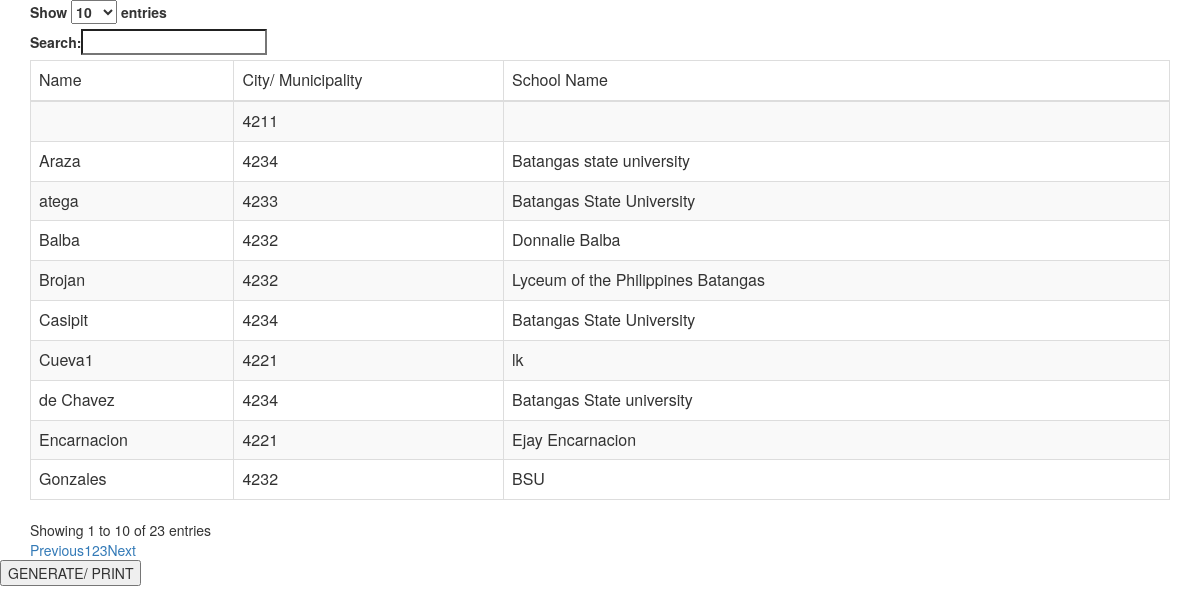
Screenshot of /dashboard/tab.php with the database file from the repository.
### tables this page shows
CREATE TABLE `userinfo` (
  `infoID` int(11) NOT NULL,
  `userID` int(11) NOT NULL,
  `profPic` varchar(255) NOT NULL,
  `first_name` varchar(255) NOT NULL,
  `middle_name` varchar(255) NOT NULL,
  `last_name` varchar(255) NOT NULL,
  `suffix` varchar(255) NOT NULL,
  `bday` date NOT NULL,
  `bplace` varchar(255) NOT NULL,
  `age` int(11) NOT NULL,
  `sex` varchar(255) NOT NULL,
  `num` bigint(20) NOT NULL,
  `category` varchar(255) NOT NULL,
  `house_Add` varchar(255) NOT NULL,
  `brgy` varchar(255) NOT NULL,
  `city` varchar(255) NOT NULL,
  `province` varchar(255) NOT NULL,
  `program` varchar(255) NOT NULL,
  `year_lvl` varchar(255) NOT NULL,
  `units` int(11) NOT NULL,
  `exp_grad` int(50) NOT NULL,
  `graduating` varchar(50) NOT NULL,
  `sch_name` varchar(255) NOT NULL,
  `sch_add` varchar(255) NOT NULL,
  `date_updated` date NOT NULL DEFAULT current_timestamp()
);

### dashboard/tab.php (the view, shortened to what this page needs)
<?php
require_once 'includes/db_user.php';
$query ="SELECT * FROM userinfo ORDER BY userID DESC";
$result = mysqli_query($conn, $query);
 ?>
           <link rel="stylesheet" href="https://maxcdn.bootstrapcdn.com/bootstrap/3.3.6/css/bootstrap.min.css" />
           <link rel="stylesheet" href="https://cdn.datatables.net/1.10.12/css/dataTables.bootstrap.min.css" />
           <div class="container">
                <div class="table-responsive">
                     <table id="summaryData" class="table table-striped table-bordered">
                          <thead>
                               <tr>
                                    <td>Name</td>
                                    <td>City/ Municipality</td>
                                    <td>School Name</td>
                               </tr>
                          </thead>
                          <?php
                          while($row = mysqli_fetch_array($result))
                          {
                               echo '
                               <tr>
                                    <td>'.$row["last_name"].'</td>
                                    <td>'.$row["city"].'</td>
                                    <td>'.$row["sch_name"].'</td>
                               </tr>
                               ';
                          }
                          ?>
                     </table>
                </div>
           </div>
      </body>
 </html>
 <button type="submit" onclick="tableToExcel()">GENERATE/ PRINT</button><BR><BR>

### rows the page displays
userinfo: last_name "Cueva1", city "4221", sch_name "lk"
userinfo: last_name "Brojan", city "4232", sch_name "Lyceum of the Philippines Batangas"
userinfo: city "4211"
userinfo: last_name "de Chavez", city "4234", sch_name "Batangas State university"
userinfo: last_name "Balba", city "4232", sch_name "Donnalie Balba"
userinfo: last_name "Gonzales", city "4232", sch_name "BSU"
userinfo: last_name "Casipit", city "4234", sch_name "Batangas State University"
userinfo: last_name "Encarnacion", city "4221", sch_name "Ejay Encarnacion"
userinfo: last_name "atega", city "4233", sch_name "Batangas State University"
userinfo: last_name "Araza", city "4234", sch_name "Batangas state university"
